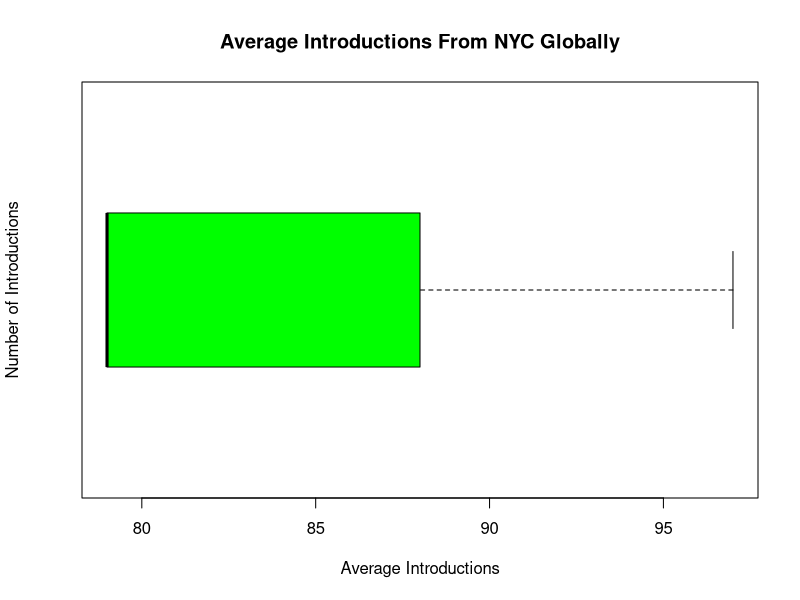
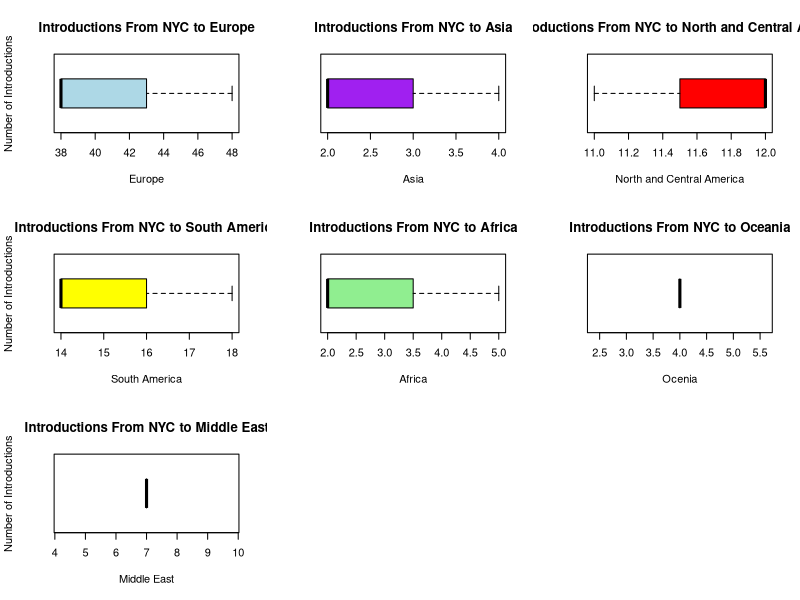
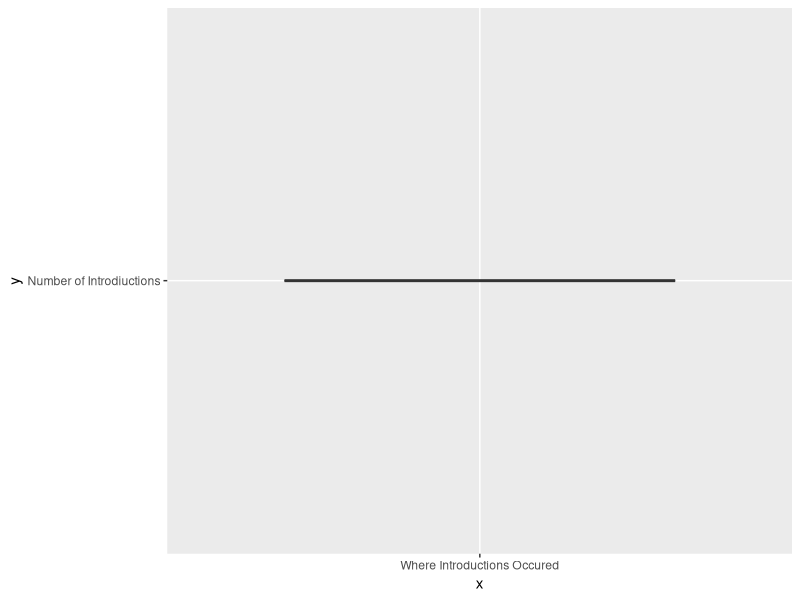
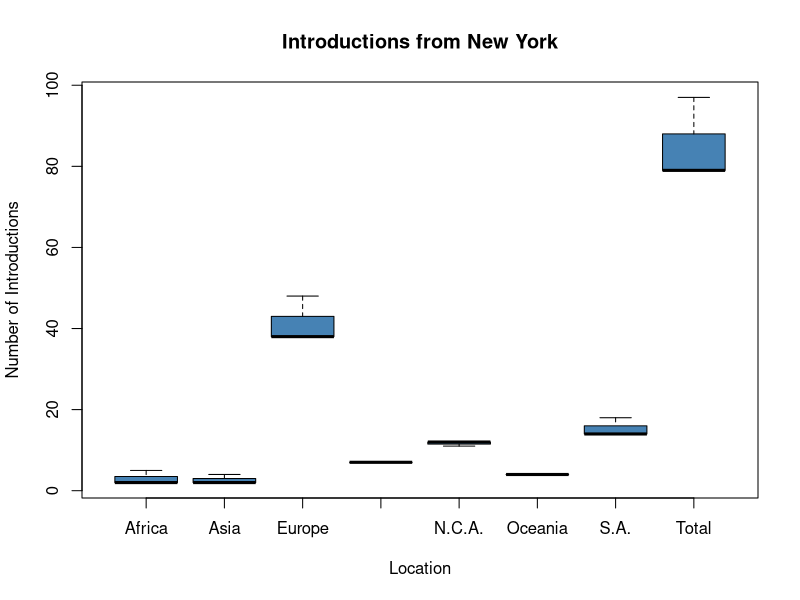

These charts were generated, in order, by the following R code:
# Make the dataframe with the results and the make boxplots

# data 
data <- data.frame("Total" = c(79,79,97), "EU" = c(38,38,48), "Asia" = c(2,2,4), "NCA" = c(12,12,11), "Oceania" = c(4,4,4), 
                   "SA" = c(14,14,18), "Africa"=c(2,2,5), "ME"=c(7,7,7))
boxplot(data$Total, main="Average Introductions From NYC Globally", ylab="Number of Introductions", xlab="Average Introductions", col="green", horizontal = TRUE)

par(mfrow=c(3,3))
boxplot(data$EU, main="Introductions From NYC to Europe", ylab="Number of Introductions", xlab="Europe", col="light blue", horizontal = TRUE)
boxplot(data$Asia, main="Introductions From NYC to Asia", xlab="Asia", col="purple", horizontal = TRUE)
boxplot(data$NCA, main="Introductions From NYC to North and Central America", xlab="North and Central America", col="red", horizontal = TRUE)
boxplot(data$SA, main="Introductions From NYC to South America", ylab="Number of Introductions", xlab="South America", col="yellow", horizontal = TRUE)
boxplot(data$Africa, main="Introductions From NYC to Africa", xlab="Africa", col="light green", horizontal = TRUE)
boxplot(data$Oceania, main="Introductions From NYC to Oceania", xlab="Ocenia", col="pink", horizontal = TRUE)
boxplot(data$ME, main="Introductions From NYC to Middle East", ylab="Number of Introductions", xlab="Middle East", col="white", horizontal = TRUE)

par(mfrow=c(1,1))


# make a single boxplot with all the information 
# No facet
library(ggplot2)
ggplot(data=data, aes(x='Where Introductions Occured', y='Number of Introdiuctions')) + geom_boxplot()


data <- data.frame("Total" = c(79,79,97), "EU" = c(38,38,48), "Asia" = c(2,2,4), "NCA" = c(12,12,11), "Oceania" = c(4,4,4), 
                   "SA" = c(14,14,18), "Africa"=c(2,2,5), "ME"=c(7,7,7))
test <- data.frame("Values"= c(79,79,97,38,38,48,2,2,4,12,12,11,4,4,4,14,14,18,2,2,5,7,7,7), "Location" = 
                     c("Total","Total","Total","Europe","Europe","Europe","Asia","Asia","Asia","N.C.A.", "N.C.A.","N.C.A.",
                       "Oceania","Oceania","Oceania","S.A.","S.A.","S.A.","Africa","Africa","Africa","Middle East","Middle East","Middle East"))

boxplot(Values~Location, data=test, main="Introductions from New York", xlab="Location", ylab="Number of Introductions", col="steelblue", border="black")
